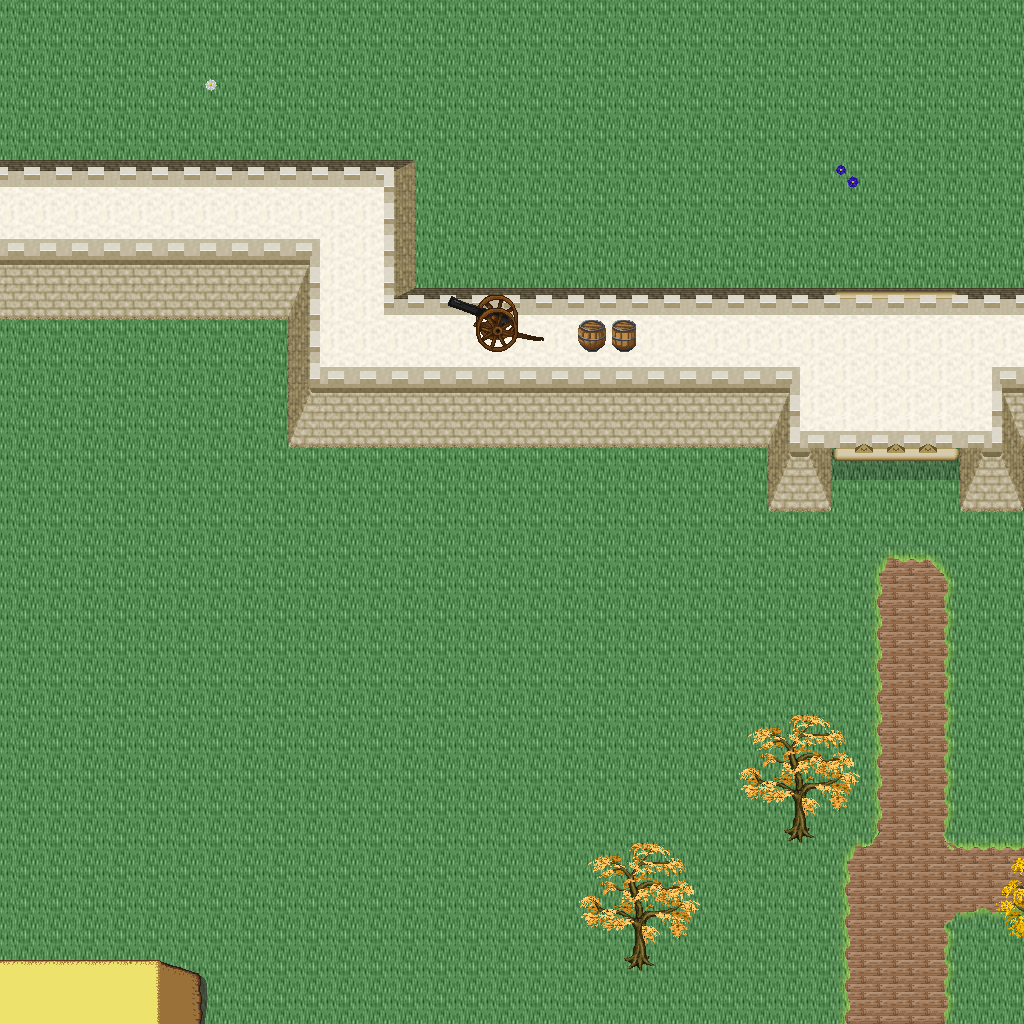

A level layout from a 2D game, rendered from its tile map. Below: a short description, then the map file with tile-grid data replaced by summaries:
An orthogonal 32x32 tile map with 32x32 px tiles, 5 tile layers (Ground, Objects, Objects2, Above, ...), 1 hidden layer not drawn, 55 tilesets.

<map version="1.10" tiledversion="1.11.0" orientation="orthogonal" renderorder="right-down" width="32" height="32" tilewidth="32" tileheight="32" infinite="0" nextlayerid="11" nextobjectid="1">
 <tileset firstgid="1" name="logic_collision" tilewidth="32" tileheight="32" tilecount="1" columns="1">
  <image source="../drawable/logic_collision.png" width="32" height="32" />
 </tileset>
 <tileset firstgid="2" name="ground_ground" tilewidth="32" tileheight="32" tilecount="33" columns="3">
  <image source="../drawable/ground_ground.png" width="96" height="352" />
 </tileset>
 <tileset firstgid="35" name="building_castle" tilewidth="32" tileheight="32" tilecount="320" columns="20">
  <image source="../drawable/building_castle.png" width="640" height="512" />
 </tileset>
 <tileset firstgid="355" name="item_weapon_cannon" tilewidth="32" tileheight="32" tilecount="12" columns="3">
  <image source="../drawable/item_weapon_cannon.png" width="96" height="128" />
 </tileset>
 <tileset firstgid="367" name="item_pot_barrels_1" tilewidth="32" tileheight="32" tilecount="8" columns="4">
  <image source="../drawable/item_pot_barrels_1.png" width="128" height="64" />
 </tileset>
 <tileset firstgid="375" name="building_door_door" tilewidth="32" tileheight="32" tilecount="6" columns="3">
  <image source="../drawable/building_door_door.png" width="96" height="64" />
 </tileset>
 <tileset firstgid="381" name="building_door_closed" tilewidth="32" tileheight="32" tilecount="1" columns="1">
  <image source="../drawable/building_door_closed.png" width="32" height="32" />
 </tileset>
 <tileset firstgid="382" name="building_window_window_centered" tilewidth="32" tileheight="32" tilecount="1" columns="1">
  <image source="../drawable/building_window_window_centered.png" width="32" height="32" />
 </tileset>
 <tileset firstgid="383" name="building_decoration_chimney_big" tilewidth="32" tileheight="32" tilecount="2" columns="1">
  <image source="../drawable/building_decoration_chimney_big.png" width="32" height="64" />
 </tileset>
 <tileset firstgid="385" name="ground_grass_edges" tilewidth="32" tileheight="32" tilecount="36" columns="12">
  <image source="../drawable/ground_grass_edges.png" width="384" height="96" />
 </tileset>
 <tileset firstgid="421" name="ground_grass_corners" tilewidth="32" tileheight="32" tilecount="24" columns="6">
  <image source="../drawable/ground_grass_corners.png" width="192" height="128" />
 </tileset>
 <tileset firstgid="445" name="plant_tree_fall_trees" tilewidth="32" tileheight="32" tilecount="40" columns="8">
  <image source="../drawable/plant_tree_fall_trees.png" width="256" height="160" />
 </tileset>
 <tileset firstgid="485" name="plant_tree_locust_tree" tilewidth="32" tileheight="32" tilecount="20" columns="4">
  <image source="../drawable/plant_tree_locust_tree.png" width="128" height="160" />
 </tileset>
 <tileset firstgid="505" name="furniture_chair_bench_white" tilewidth="32" tileheight="32" tilecount="8" columns="2">
  <image source="../drawable/furniture_chair_bench_white.png" width="64" height="128" />
 </tileset>
 <tileset firstgid="513" name="plant_flower_daisy_blue" tilewidth="32" tileheight="32" tilecount="8" columns="2">
  <image source="../drawable/plant_flower_daisy_blue.png" width="64" height="128" />
 </tileset>
 <tileset firstgid="521" name="plant_flower_daisy_red" tilewidth="32" tileheight="32" tilecount="8" columns="2">
  <image source="../drawable/plant_flower_daisy_red.png" width="64" height="128" />
 </tileset>
 <tileset firstgid="529" name="plant_flower_daisy_white" tilewidth="32" tileheight="32" tilecount="8" columns="2">
  <image source="../drawable/plant_flower_daisy_white.png" width="64" height="128" />
 </tileset>
 <tileset firstgid="537" name="plant_flower_daisy_yellow" tilewidth="32" tileheight="32" tilecount="8" columns="2">
  <image source="../drawable/plant_flower_daisy_yellow.png" width="64" height="128" />
 </tileset>
 <tileset firstgid="545" name="plant_flower_flower_bed_1" tilewidth="32" tileheight="32" tilecount="35" columns="7">
  <image source="../drawable/plant_flower_flower_bed_1.png" width="224" height="160" />
 </tileset>
 <tileset firstgid="580" name="plant_flower_planted_containers" tilewidth="32" tileheight="32" tilecount="16" columns="4">
  <image source="../drawable/plant_flower_planted_containers.png" width="128" height="128" />
 </tileset>
 <tileset firstgid="596" name="item_pot_pot_grey" tilewidth="32" tileheight="32" tilecount="1" columns="1">
  <image source="../drawable/item_pot_pot_grey.png" width="32" height="32" />
 </tileset>
 <tileset firstgid="597" name="item_pot_pot_burgundy" tilewidth="32" tileheight="32" tilecount="1" columns="1">
  <image source="../drawable/item_pot_pot_burgundy.png" width="32" height="32" />
 </tileset>
 <tileset firstgid="598" name="building_decoration_chimney" tilewidth="32" tileheight="32" tilecount="2" columns="1">
  <image source="../drawable/building_decoration_chimney.png" width="32" height="64" />
 </tileset>
 <tileset firstgid="600" name="furniture_light_lamp_blue" tilewidth="32" tileheight="32" tilecount="3" columns="1">
  <image source="../drawable/furniture_light_lamp_blue.png" width="32" height="96" />
 </tileset>
 <tileset firstgid="603" name="light_dim_light_7x5" tilewidth="32" tileheight="32" tilecount="35" columns="7">
  <image source="../drawable/light_dim_light_7x5.png" width="224" height="160" />
 </tileset>
 <tileset firstgid="638" name="logic_protection" tilewidth="32" tileheight="32" tilecount="2" columns="2">
  <image source="../drawable/logic_protection.png" width="64" height="32" />
 </tileset>
 <tileset firstgid="640" name="furniture_table_bazaar_table_1" tilewidth="32" tileheight="32" tilecount="4" columns="2">
  <image source="../drawable/furniture_table_bazaar_table_1.png" width="64" height="64" />
 </tileset>
 <tileset firstgid="644" name="furniture_table_bazaar_table_2" tilewidth="32" tileheight="32" tilecount="6" columns="2">
  <image source="../drawable/furniture_table_bazaar_table_2.png" width="64" height="96" />
 </tileset>
 <tileset firstgid="650" name="furniture_table_bazaar_table_3" tilewidth="32" tileheight="32" tilecount="6" columns="2">
  <image source="../drawable/furniture_table_bazaar_table_3.png" width="64" height="96" />
 </tileset>
 <tileset firstgid="656" name="furniture_table_bazaar_table_4" tilewidth="32" tileheight="32" tilecount="6" columns="2">
  <image source="../drawable/furniture_table_bazaar_table_4.png" width="64" height="96" />
 </tileset>
 <tileset firstgid="662" name="furniture_table_bazaar_table_5" tilewidth="32" tileheight="32" tilecount="6" columns="2">
  <image source="../drawable/furniture_table_bazaar_table_5.png" width="64" height="96" />
 </tileset>
 <tileset firstgid="668" name="furniture_table_flowers_on_bench2" tilewidth="32" tileheight="32" tilecount="6" columns="3">
  <image source="../drawable/furniture_table_flowers_on_bench2.png" width="96" height="64" />
 </tileset>
 <tileset firstgid="674" name="furniture_table_flowers_on_benches" tilewidth="32" tileheight="32" tilecount="10" columns="2">
  <image source="../drawable/furniture_table_flowers_on_benches.png" width="64" height="160" />
 </tileset>
 <tileset firstgid="684" name="furniture_table_vendors_table" tilewidth="32" tileheight="32" tilecount="35" columns="7">
  <image source="../drawable/furniture_table_vendors_table.png" width="224" height="160" />
 </tileset>
 <tileset firstgid="719" name="item_drink_bottles_and_cups" tilewidth="32" tileheight="32" tilecount="16" columns="4">
  <image source="../drawable/item_drink_bottles_and_cups.png" width="128" height="128" />
 </tileset>
 <tileset firstgid="735" name="item_drink_beers_and_flasks" tilewidth="32" tileheight="32" tilecount="12" columns="4">
  <image source="../drawable/item_drink_beers_and_flasks.png" width="128" height="96" />
 </tileset>
 <tileset firstgid="747" name="item_drink_casks" tilewidth="32" tileheight="32" tilecount="4" columns="2">
  <image source="../drawable/item_drink_casks.png" width="64" height="64" />
 </tileset>
 <tileset firstgid="751" name="item_food_meals_1" tilewidth="32" tileheight="32" tilecount="2" columns="2">
  <image source="../drawable/item_food_meals_1.png" width="64" height="32" />
 </tileset>
 <tileset firstgid="753" name="item_food_rustic_meals" tilewidth="32" tileheight="32" tilecount="2" columns="2">
  <image source="../drawable/item_food_rustic_meals.png" width="64" height="32" />
 </tileset>
 <tileset firstgid="755" name="item_household_food_preparation_2" tilewidth="32" tileheight="32" tilecount="4" columns="2">
  <image source="../drawable/item_household_food_preparation_2.png" width="64" height="64" />
 </tileset>
 <tileset firstgid="759" name="item_pot_barrels_2" tilewidth="32" tileheight="32" tilecount="8" columns="4">
  <image source="../drawable/item_pot_barrels_2.png" width="128" height="64" />
 </tileset>
 <tileset firstgid="767" name="item_pot_barrels_1" tilewidth="32" tileheight="32" tilecount="8" columns="4">
  <image source="../drawable/item_pot_barrels_1.png" width="128" height="64" />
 </tileset>
 <tileset firstgid="775" name="item_drink_olive_oil_vinegar" tilewidth="32" tileheight="32" tilecount="4" columns="2">
  <image source="../drawable/item_drink_olive_oil_vinegar.png" width="64" height="64" />
 </tileset>
 <tileset firstgid="779" name="ground_ground_3" tilewidth="32" tileheight="32" tilecount="5" columns="5">
  <image source="../drawable/ground_ground_3.png" width="160" height="32" />
 </tileset>
 <tileset firstgid="784" name="building_decoration_banner" tilewidth="32" tileheight="32" tilecount="12" columns="1">
  <image source="../drawable/building_decoration_banner.png" width="32" height="384" />
 </tileset>
 <tileset firstgid="796" name="building_cottage" tilewidth="32" tileheight="32" tilecount="256" columns="16">
  <image source="../drawable/building_cottage.png" width="512" height="512" />
 </tileset>
 <tileset firstgid="1052" name="building_roof_thatched_roof" tilewidth="32" tileheight="32" tilecount="256" columns="16">
  <image source="../drawable/building_roof_thatched_roof.png" width="512" height="512" />
 </tileset>
 <tileset firstgid="1308" name="building_door_doors" tilewidth="32" tileheight="32" tilecount="256" columns="16">
  <image source="../drawable/building_door_doors.png" width="512" height="512" />
 </tileset>
 <tileset firstgid="1564" name="building_window_windows" tilewidth="32" tileheight="32" tilecount="256" columns="16">
  <image source="../drawable/building_window_windows.png" width="512" height="512" />
 </tileset>
 <tileset firstgid="1820" name="logic_portal" tilewidth="32" tileheight="32" tilecount="24" columns="8">
  <image source="../drawable/logic_portal.png" width="256" height="96" />
 </tileset>
 <tileset firstgid="1844" name="plant_bush_leafy" tilewidth="32" tileheight="32" tilecount="48" columns="8">
  <image source="../drawable/plant_bush_leafy.png" width="256" height="192" />
 </tileset>
 <tileset firstgid="1892" name="plant_bushes_and_trees" tilewidth="32" tileheight="32" tilecount="144" columns="16">
  <image source="../drawable/plant_bushes_and_trees.png" width="512" height="289" />
 </tileset>
 <tileset firstgid="2036" name="plant_bush_berried" tilewidth="32" tileheight="32" tilecount="60" columns="5">
  <image source="../drawable/plant_bush_berried.png" width="160" height="384" />
 </tileset>
 <tileset firstgid="2096" name="plant_bush_fern" tilewidth="32" tileheight="32" tilecount="32" columns="8">
  <image source="../drawable/plant_bush_fern.png" width="256" height="128" />
 </tileset>
 <tileset firstgid="2128" name="plant_bush_bush_pinks" tilewidth="32" tileheight="32" tilecount="4" columns="2">
  <image source="../drawable/plant_bush_bush_pinks.png" width="64" height="64" />
 </tileset>
 <layer id="1" name="Ground" width="32" height="32">
  <data>[1024 cells, 1008 non-empty, 11 distinct tile ids]</data>
 </layer>
 <layer id="2" name="Objects" width="32" height="32">
  <data>[1024 cells, 113 non-empty, 25 distinct tile ids]</data>
 </layer>
 <layer id="3" name="Objects2" width="32" height="32">
  <data>[1024 cells, 8 non-empty, 8 distinct tile ids]</data>
 </layer>
 <layer id="4" name="Above" width="32" height="32">
  <data>[1024 cells, 74 non-empty, 38 distinct tile ids]</data>
 </layer>
 <layer id="5" name="Above2" width="32" height="32">
  <data>[1024 cells, 0 non-empty, 0 distinct tile ids]</data>
 </layer>
 <layer id="6" name="Walkable" width="32" height="32" visible="0">
  <data>[1024 cells, 168 non-empty, 1 distinct tile ids]</data>
 </layer>
 <objectgroup id="7" name="Mapevents" />
 <objectgroup id="8" name="Spawn" />
 <objectgroup id="9" name="Keys" />
 <objectgroup id="10" name="Replace" />
</map>
